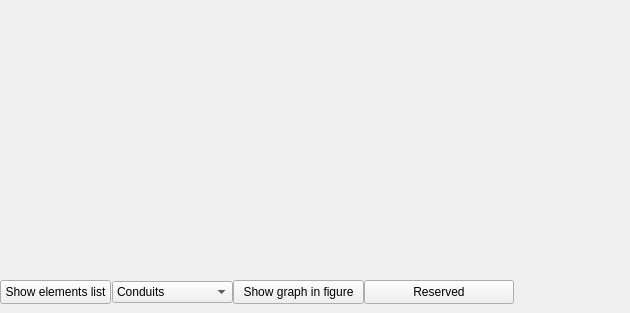
            <widget class="QWidget" name="tab_3">
             <attribute name="title">
              <string>Graph overview</string>
             </attribute>
             <widget class="QWidget" name="horizontalLayoutWidget_3">
              <property name="geometry">
               <rect>
                <x>0</x>
                <y>0</y>
                <width>621</width>
                <height>281</height>
               </rect>
              </property>
              <layout class="QHBoxLayout" name="horizontalLayout_3"/>
             </widget>
             <widget class="QPushButton" name="OpenInpProjectButton_3">
              <property name="geometry">
               <rect>
                <x>364</x>
                <y>280</y>
                <width>150</width>
                <height>24</height>
               </rect>
              </property>
              <property name="text">
               <string>Reserved</string>
              </property>
             </widget>
             <widget class="QPushButton" name="OpenInpProjectButton_2">
              <property name="geometry">
               <rect>
                <x>233</x>
                <y>280</y>
                <width>131</width>
                <height>24</height>
               </rect>
              </property>
              <property name="text">
               <string>Show graph in figure</string>
              </property>
             </widget>
             <widget class="QPushButton" name="Listallnodes_btnclick">
              <property name="geometry">
               <rect>
                <x>0</x>
                <y>280</y>
                <width>111</width>
                <height>24</height>
               </rect>
              </property>
              <property name="text">
               <string>Show elements list</string>
              </property>
             </widget>
             <widget class="QComboBox" name="ListOptionsCombo_2">
              <property name="geometry">
               <rect>
                <x>112</x>
                <y>281</y>
                <width>121</width>
                <height>22</height>
               </rect>
              </property>
              <item>
               <property name="text">
                <string>Conduits</string>
               </property>
              </item>
              <item>
               <property name="text">
                <string>Junctions</string>
               </property>
              </item>
              <item>
               <property name="text">
                <string>Nodes</string>
               </property>
              </item>
              <item>
               <property name="text">
                <string>Storages</string>
               </property>
              </item>
             </widget>
            </widget>
